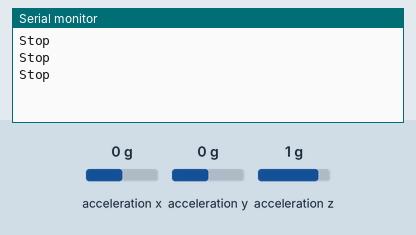
This sketch was run on a simulated Arduino Uno, built with avr-gcc and run on an emulated ATmega328P. Shown: the last lines printed to the serial monitor. Inputs (shaded band) come from the test bench; at power-on: acceleration x 0 g, acceleration y 0 g, acceleration z 1 g.

Above: at 1.3 s.
1.4 s: acceleration x set to -1.4 g
At 1.81 s:
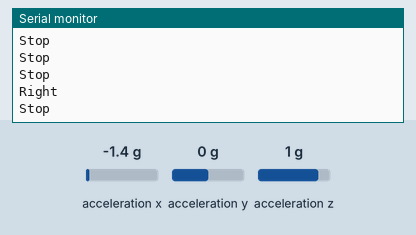
3.5 s: acceleration y set to -1.4 g
At 3.82 s:
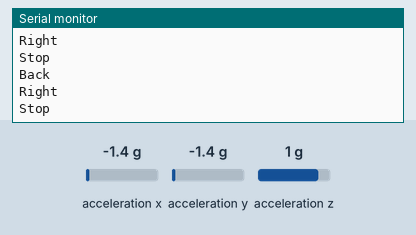
5.5 s: acceleration x set to 0.8 g
At 5.83 s:
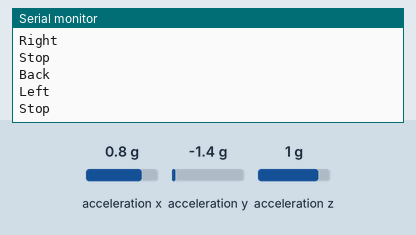
7.5 s: acceleration y set to 0.8 g
At 7.83 s:
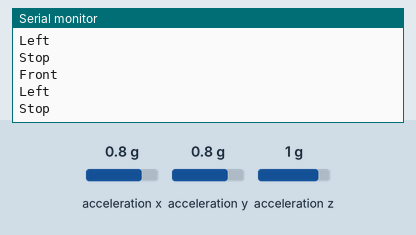

Measured:
- after the input at 1.4 s, the serial monitor: prints a new line after 0.11 s (image 1)
- after the input at 3.5 s, the serial monitor: prints a new line at once (image 2)
- after the input at 5.5 s, the serial monitor: prints a new line at once (image 3)
- after the input at 7.5 s, the serial monitor: prints a new line at once (image 4)

The sketch:

main.ino
```cpp
#include <Wire.h>
#include <Adafruit_Sensor.h>
#include <Adafruit_ADXL345_U.h>

Adafruit_ADXL345_Unified accel = Adafruit_ADXL345_Unified(12345);
bool stopFlag = false;

void setup() {
  Serial.begin(9600);
  while (!Serial) {
    delay(10);
  }

  if (!accel.begin()) {
    Serial.println("Could not find a valid ADXL345 sensor, check wiring!");
    while (1);
  }
}

void loop() {
  sensors_event_t event;
  accel.getEvent(&event);

  float x = event.acceleration.x;
  float y = event.acceleration.y;
  float z = event.acceleration.z;

  // Check for front and back orientation
  if (y > 2.0) {
    Serial.println("Front");
  } else if (y < -2.0) {
    Serial.println("Back");
  }

  // Check for left and right orientation
  if (x > 3.0) {
    Serial.println("Left");
  } else if (x < -3.0) {
    Serial.println("Right");
  }

  // Check for stop orientation
  if (z > 4.0) {
    Serial.println("Stop");
    stopFlag = true;
  } else {
    stopFlag = false;
  }

  if (stopFlag) {
    // Perform stop action or code here
    // For example, you can stop a motor or pause a process
    // Add your code for the stop action
  } else {
    // Continue normal operation or code here
    // Add your code for normal operation
  }

  delay(500);
}
```
